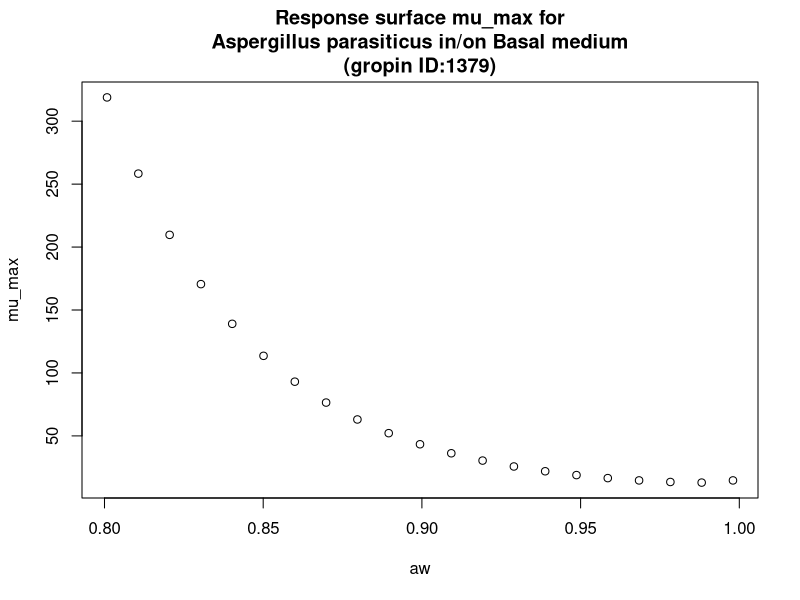

Recreate this plot in R.
#############################
# start of Parameter script
#############################
aw <- seq(0.8008,0.998001998001998,length.out=21)
#############################
# end of Parameter script
#############################
############################# 
# start of Model script Gropin ID 1379 
#############################
 
# constant coefficients for this model
 
variables <- data.frame(aw)
argumentsPar <- expand.grid(variables)
 
# heart of the model
response_surface <- function(aw) {
   mumax <-exp(2.910-6.346*sqrt(1-aw)+28.55*(sqrt(1-aw))^2)

return(mumax=mumax)
} 

# output parameters
mumax <- cbind(argumentsPar,response_surface(argumentsPar['aw']))
colnames(mumax) <- c(colnames(argumentsPar),'mumax')
#############################
# End of Model script
#############################
############################# 
# start of Visualisation script Gropin ID 1379 
#############################
plot(aw,mumax$mumax,
                          xlab='aw',
                          ylab='mu_max',main='Response surface mu_max for
Aspergillus parasiticus in/on Basal medium
(gropin ID:1379)')
#############################
# End of Visualisation script
#############################
